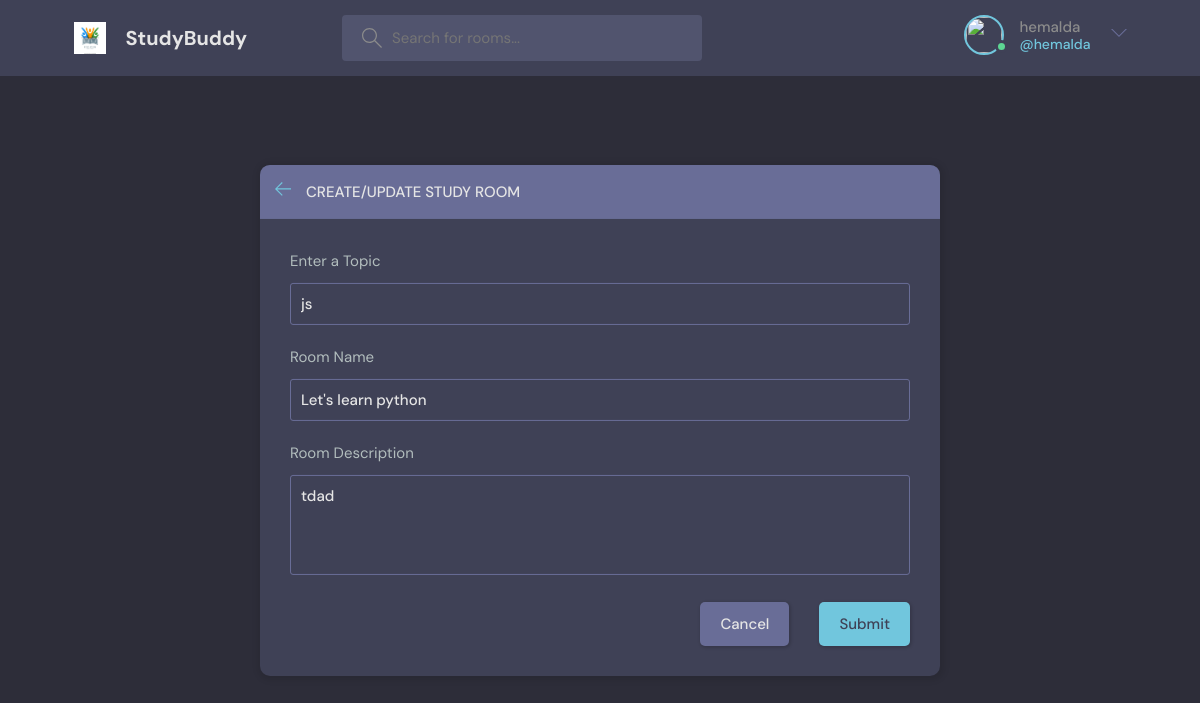
Screenshot of /update_room/13 (signed in) with the database file from the repository.
### base/models.py (models this page shows, shortened)
class Room(models.Model):
    host= models.ForeignKey(User, on_delete=models.SET_NULL, null=True)
    topic = models.ForeignKey(Topic, on_delete=models.SET_NULL, null =True)
    name = models.CharField(max_length=30)
    description = models.TextField(null= True, blank=True)
    participants = models.ManyToManyField(User , related_name='participants', blank=True)
    created = models.DateTimeField(auto_now_add=True)
    updated = models.DateTimeField(auto_now=True)
    class Meta:
        ordering = ['-updated', '-created']

class Topic(models.Model):
    name = models.CharField(max_length=200)

### base/views.py (the view)
# urls.py: path('update_room/<int:pk>', views.updateroom, name ='updateroom'),
@login_required(login_url='login')
def updateroom(request, pk):
    room = Room.objects.get(id=pk)
    form = RoomForm(instance=room)
    topic = Topic.objects.all()
    if request.user != room.host:
        messages.error(request,'Not authorized, Please Login as another user')
        return redirect('logout')
    if request.method=='POST':
        form= RoomForm(request.POST, instance=room)
        if form.is_valid():
            form.save()
            return redirect('home')
    return render(request, './base/room_form.html',{'room':room,
                                                    'form':form,
                                                    'topic':topic})

### base/forms.py
class RoomForm(ModelForm):
    class Meta:
        model = Room
        fields = '__all__'
        exclude = ['host','participants']

### base/templates/base/room_form.html (shortened to what this page needs)
{% extends 'main.html' %}
{% block content %}
<main class="create-room layout">
  <div class="container">
    <div class="layout__box">
      <div class="layout__boxHeader">
        <div class="layout__boxTitle">
          <a href="{{request.META.HTTP_REFERER}}">
            <svg version="1.1" xmlns="http://www.w3.org/2000/svg" width="32" height="32" viewBox="0 0 32 32">
              <title>arrow-left</title>
              <path
                d="M13.723 2.286l-13.723 13.714 13.719 13.714 1.616-1.611-10.96-10.96h27.625v-2.286h-27.625l10.965-10.965-1.616-1.607z">
              </path>
            </svg>
          </a>
          <h3>Create/Update Study Room</h3>
        </div>
      </div>
      <div class="layout__body">
        <form class="form" action="" method="POST">
          <div class="form__group">
            <label for="room_topic">Enter a Topic</label>
            <input required type="text" value="{{room.topic.name}}" name="topic" list="topic-list" />
          </div>
          <div class="form__group">
            <label for="room_name">Room Name</label>
            {{form.name}}
          </div>
          <div class="form__group">
            <label for="room_description">Room Description</label>
            {{form.description}}
          </div>
          <div class="form__action">
            <a class="btn btn--dark" href="{{request.META.HTTP_REFERER}}">Cancel</a>
            <button class="btn btn--main" type="submit">Submit</button>
          </div>
        </form>
      </div>
    </div>
  </div>
</main>
{% endblock content %}

### templates/navbar.html (shortened to what this page needs)
{% load static %}
<header class="header header--loggedIn">
    <div class="container">
      <a href="{% url 'home' %}" class="header__logo">
        <img src="{% static 'images/logo.jpg' %}" />
        <h1>StudyBuddy</h1>
      </a>
      <form class="header__search" method="GET" action="{% url 'home' %}">
        <label>
          <input name=q placeholder="Search for rooms..." />
        </label>
      </form>
      <nav class="header__menu">
        {% if request.user.is_authenticated %}
        <div class="header__user">
          <a href="{% url 'userprofile' request.user.id %}">
            <div class="avatar avatar--medium active">
              <img src="" />
            </div>
            <p>{{request.user}} <span>@{{request.user}}</span></p>
          </a>
          <button class="dropdown-button">
            <svg version="1.1" xmlns="http://www.w3.org/2000/svg" width="32" height="32" viewBox="0 0 32 32">
              <title>chevron-down</title>
              <path d="M16 21l-13-13h-3l16 16 16-16h-3l-13 13z"></path>
            </svg>
          </button>
        </div>
        {% else %}
        <a href="{% url 'login' %}">
            <img src="{% static 'images/avatar.svg' %}">
            <p>Login</p>
          </a>
        {% endif %}
      </nav>
    </div>
  </header>

### rows the page displays
Room: topic "js", name "Let's learn python", description "tdad"

### other values shown
{{ request.user }} "hemalda"
